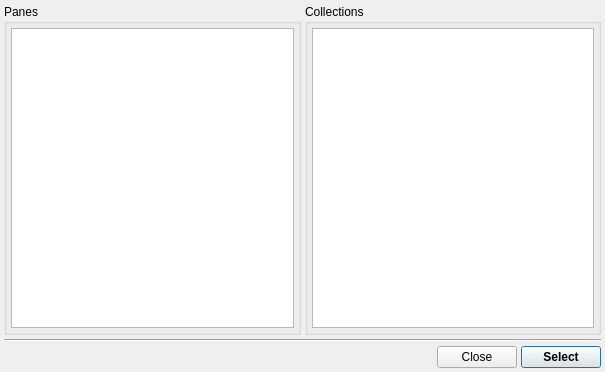
<?xml version="1.0" encoding="UTF-8"?>
<ui version="4.0">
 <class>TargetSelectDialog</class>
 <widget class="QDialog" name="TargetSelectDialog">
  <property name="windowModality">
   <enum>Qt::ApplicationModal</enum>
  </property>
  <property name="geometry">
   <rect>
    <x>0</x>
    <y>0</y>
    <width>605</width>
    <height>372</height>
   </rect>
  </property>
  <property name="windowTitle">
   <string>Select Targets</string>
  </property>
  <property name="windowIcon">
   <iconset resource="icons.qrc">
    <normaloff>:/uchroma/icons/uchroma.png</normaloff>:/uchroma/icons/uchroma.png</iconset>
  </property>
  <layout class="QVBoxLayout" name="verticalLayout_3">
   <property name="spacing">
    <number>4</number>
   </property>
   <property name="margin">
    <number>4</number>
   </property>
   <item>
    <layout class="QHBoxLayout" name="horizontalLayout">
     <property name="spacing">
      <number>4</number>
     </property>
     <item>
      <widget class="QGroupBox" name="AvailablePanesGroup">
       <property name="title">
        <string>Panes</string>
       </property>
       <layout class="QVBoxLayout" name="verticalLayout">
        <property name="spacing">
         <number>4</number>
        </property>
        <property name="margin">
         <number>4</number>
        </property>
        <item>
         <widget class="QListWidget" name="AvailablePanesList">
          <property name="editTriggers">
           <set>QAbstractItemView::NoEditTriggers</set>
          </property>
          <property name="selectionMode">
           <enum>QAbstractItemView::ExtendedSelection</enum>
          </property>
         </widget>
        </item>
       </layout>
      </widget>
     </item>
     <item>
      <widget class="QGroupBox" name="AvailableCollectionsGroup">
       <property name="title">
        <string>Collections</string>
       </property>
       <layout class="QVBoxLayout" name="verticalLayout_2" stretch="0">
        <property name="spacing">
         <number>4</number>
        </property>
        <property name="margin">
         <number>4</number>
        </property>
        <item>
         <widget class="QListWidget" name="AvailableCollectionsList">
          <property name="editTriggers">
           <set>QAbstractItemView::NoEditTriggers</set>
          </property>
          <property name="selectionMode">
           <enum>QAbstractItemView::ExtendedSelection</enum>
          </property>
         </widget>
        </item>
       </layout>
      </widget>
     </item>
    </layout>
   </item>
   <item>
    <widget class="Line" name="line">
     <property name="orientation">
      <enum>Qt::Horizontal</enum>
     </property>
    </widget>
   </item>
   <item>
    <layout class="QHBoxLayout" name="horizontalLayout_6">
     <item>
      <spacer name="horizontalSpacer_2">
       <property name="orientation">
        <enum>Qt::Horizontal</enum>
       </property>
       <property name="sizeHint" stdset="0">
        <size>
         <width>40</width>
         <height>20</height>
        </size>
       </property>
      </spacer>
     </item>
     <item>
      <widget class="QPushButton" name="CloseButton">
       <property name="text">
        <string>Close</string>
       </property>
      </widget>
     </item>
     <item>
      <widget class="QPushButton" name="SelectButton">
       <property name="font">
        <font>
         <weight>75</weight>
         <bold>true</bold>
        </font>
       </property>
       <property name="text">
        <string>Select</string>
       </property>
       <property name="default">
        <bool>true</bool>
       </property>
      </widget>
     </item>
    </layout>
   </item>
  </layout>
 </widget>
 <resources>
  <include location="icons.qrc"/>
 </resources>
 <connections/>
</ui>
